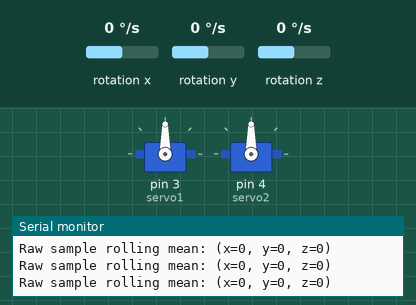
This sketch was run on a simulated Arduino Uno, built with avr-gcc and run on an emulated ATmega328P. On the bench: 2 × servo, the last lines printed to the serial monitor. Wiring (inferred from the names in the program): MPU-6050 motion sensor at I2C address 0x68. The test bench sets the inputs (shaded band); at power-on: rotation x 0 °/s, rotation z 0 °/s, rotation y 0 °/s.

Above: at 1.5 s.
1.6 s: rotation x set to -7 °/s
3.2 s: rotation x set to -9 °/s
At 3.97 s:
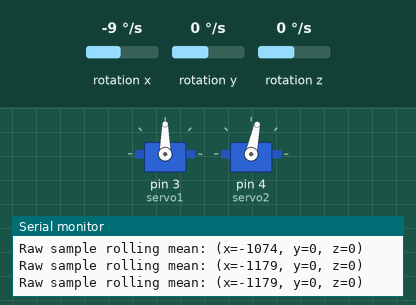
At 4.75 s:
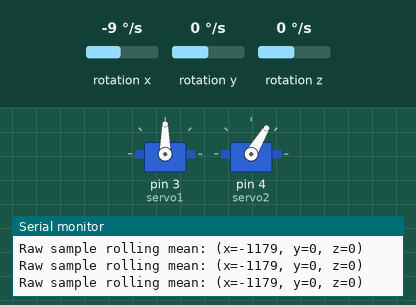
6.2 s: rotation z set to -7 °/s
9.2 s: rotation z set to -9 °/s
At 9.53 s:
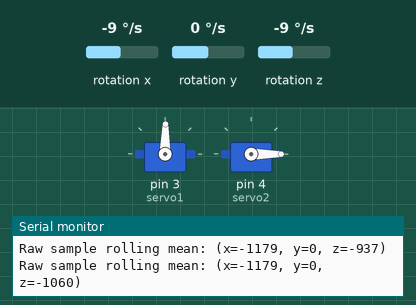
12.2 s: rotation z set to 192 °/s
15.2 s: rotation x set to 30 °/s
At 18.15 s:
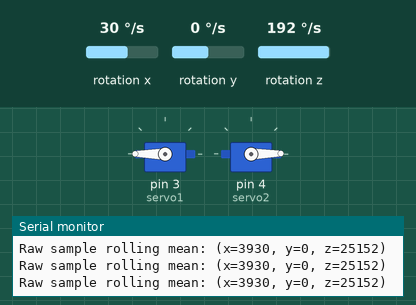
18.2 s: rotation x set to 36 °/s
Timing chart, 0 to 21.6 s (numbered marks = the images above; inputs shaded):
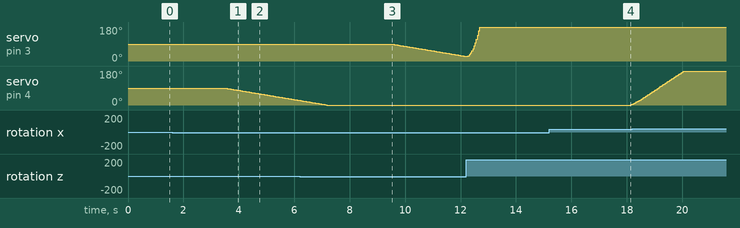

Measured:
- the behaviour switches between -8 and -9 °/s on rotation x (found by bisection; images 0 and 1)
- the behaviour switches between -8 and -9 °/s on rotation z (found by bisection; images 2 and 3)
- after the input at 3.2 s, servo on pin 4 (servo2): moves from 90° to 24° over 2.7 s, starting after 0.31 s
- after the input at 9.2 s, servo on pin 3 (servo1): moves from 90° to 25° over 2.6 s, starting after 0.32 s
- after the input at 15.2 s, servo on pin 4 (servo2): 0° → 4° after 2.9 s

The sketch:

DoubleAxisTurret.ino
```cpp
/*  Double Axis Laser Turret for Upper div Robotics Trial Project
    Only use Servo and Wire libraries

    Main sources:
    https://docs.arduino.cc/learn/electronics/servo-motors/
    https://docs.arduino.cc/language-reference/en/functions/communication/wire/
    https://controllerstech.com/mpu6050-arduino-tutorial/
    MPU6000/6050 Register Map and Descriptions, Revision 4.0
*/

#include <Servo.h>
#include <Wire.h>
#include "GyroAxis.h"

#define TICK_RATE 2
#define SAMPLE_RATE 6
int printcounter = 0;

// Servo variables
Servo servo1;   // pan servo
Servo servo2;   // tilt servo
int pos_s1 = 90;
int pos_s2 = 90;
int hidden_pos_s1 = 90; // continue tracking when out of bounds
int hidden_pos_s2 = 90;

// IMU variables
int MPU_addr = 0x68;
GyroAxis gyr_x;
GyroAxis gyr_y;
GyroAxis gyr_z;

// Other variables (temp stuff)
int temp_pos_counter = 0;
int increment = 1;

//-------------------------- Setup --------------------------
void setup() {
  Serial.begin(9600);
  Wire.begin(MPU_addr);

  // Attach servos to pins
  servo1.attach(3);   // pin D3
  servo2.attach(4);   // pin D4

  // set servo initial positions to 90
  servo1.write(pos_s1);
  servo2.write(pos_s2);

  // Wake up MPU
  Wire.beginTransmission(MPU_addr);
  Wire.write(0x6B);   //PWR_MGMT_1
  Wire.write(0x00);   //wake up from sleep
  Wire.endTransmission(true);

  // Set gyro to output
  Wire.beginTransmission(MPU_addr);
  Wire.write(0x1B);   //GYR_CONFIG
  Wire.write(0x00);   //+=250 degrees per second
  Wire.endTransmission(true);

  // get first 128 samples for initial sum and mean
  // also waits for servos to reach initial position
  calibrate();

}

//-------------------------- Loop ---------------------------
void loop() {
  printcounter++;

  // Gyroscope reading
  Wire.beginTransmission(MPU_addr);
  Wire.write(0x43);   // reg [43:48]
  Wire.endTransmission(false);
  Wire.requestFrom(MPU_addr, 6, true);

  read_high_low(gyr_x.raw);
  read_high_low(gyr_y.raw);
  read_high_low(gyr_z.raw);

  if (printcounter % (TICK_RATE * 5 * SAMPLE_RATE) == 0) print_gyr_raw();
  // skipped std_dev

  gyr_x.update_samples();
  gyr_y.update_samples();
  gyr_z.update_samples();

  // Update servo position
  if (printcounter % (TICK_RATE * SAMPLE_RATE) == 0) {
    get_s1_pos();  // probably incorrect method of calculating angles
    get_s2_pos();
  }

  //if (printcounter % (TICK_RATE * SAMPLE_RATE) == 0) print_gyr();

  servo1.write(pos_s1);
  servo2.write(pos_s2);

  delay(TICK_RATE);

}
//------------------------- Methods --------------------------
/*  calibrate
    Spends ~0.5 seconds filling the 3 axis with initial data
    used to make offset to ignore background noise, mean, and sum
*/
void calibrate() {
  for (int i = 0; i < SAMPLE_SIZE; i++) {
    // Normal register read
    Wire.beginTransmission(MPU_addr);
    Wire.write(0x43);
    Wire.endTransmission(false);
    Wire.requestFrom(MPU_addr, 6, true);

    read_high_low(gyr_x.raw);
    read_high_low(gyr_y.raw);
    read_high_low(gyr_z.raw);

    // Populate sample tables, create sum
    gyr_x.samples[i] = gyr_x.raw;
    gyr_y.samples[i] = gyr_y.raw;
    gyr_z.samples[i] = gyr_z.raw;
    gyr_x.sum += gyr_x.raw;
    gyr_y.sum += gyr_y.raw;
    gyr_z.sum += gyr_z.raw;

    delay(TICK_RATE);
  }
  gyr_x.mean = gyr_x.offset = gyr_x.sum / SAMPLE_SIZE;
  gyr_y.mean = gyr_y.offset = gyr_y.sum / SAMPLE_SIZE;
  gyr_z.mean = gyr_z.offset = gyr_z.sum / SAMPLE_SIZE;
}

/*  read_high_low
    Takes reference to gyro raw axis variable,
    performs 2 Wire reads to fill it

    Inputs: Reference to int16_t
    Returns: None
*/
void read_high_low(int16_t &var) {
  uint16_t highbits = 0;
  uint16_t lowbits = 0;

  highbits = (uint16_t)Wire.read() << 8;
  lowbits = (uint16_t)Wire.read();
  var = highbits + lowbits;
}

/*  get_s1_pos()
    Calculate servo position from gyro data and old position
    gyro gives angular velocity in degrees per second
    use xf = xi + vt

    Inputs: None
    Output: New servo position bound to [0, 180]
    Precondition: Servos resting state is at 90 degrees
*/
void get_s1_pos() {
  float temp = gyr_z.scaled_mean * ((float)TICK_RATE * SAMPLE_RATE) / 100;
  hidden_pos_s1 = hidden_pos_s1 + (int)temp;
  if (hidden_pos_s1 < 0) pos_s1 = 0;
  else if (hidden_pos_s1 > 180) pos_s1 = 180;
  else pos_s1 = hidden_pos_s1;
}

/*  get_s2_pos()
    Same as servo 1 but uses x axis of rotation
*/
void get_s2_pos() {
  float temp = gyr_x.scaled_mean * ((float)TICK_RATE * SAMPLE_RATE) / 100;
  hidden_pos_s2 = hidden_pos_s2 + (int)temp;
  if (hidden_pos_s2 < 0) pos_s2 = 0;
  else if (hidden_pos_s2 > 180) pos_s2 = 180;
  else pos_s2 = hidden_pos_s2;
}

/*  print_gyr_raw
    print (raw - offset) for 3 axis as required by spec doc
*/
void print_gyr_raw() {
  Serial.print("Raw sample rolling mean: (x=");
  Serial.print(gyr_x.mean - gyr_x.offset);
  Serial.print(", y=");
  Serial.print(gyr_y.mean - gyr_y.offset);
  Serial.print(", z=");
  Serial.print(gyr_z.mean - gyr_z.offset);
  Serial.println(")");
}

/*  print_gyr
    print whatever gyr axis obj says is its info
*/
void print_gyr() {
  Serial.print("(x=");
  gyr_x.print_info();
  Serial.print(", y=");
  gyr_y.print_info();
  Serial.print(", z=");
  gyr_z.print_info();
  Serial.println(")");
}

void print_servo_pos() {
  Serial.print("pos_s1: ");
  Serial.print(pos_s1);
  Serial.print(", pos_s2: ");
  Serial.println(pos_s2);
}
```

GyroAxis.cpp
```cpp
#include "Arduino.h"
#include "GyroAxis.h"

GyroAxis::GyroAxis() {}

void GyroAxis::update_samples() {
  sum -= samples[index];      // remove oldest from sum
  samples[index] = raw;       // update arr with newest
  sum += samples[index];      // add newest to sum
  index++;                    // increment index_z
  if (index == SAMPLE_SIZE)
    index = 0;
  mean = sum / SAMPLE_SIZE;   // recalc mean
  scaled_sum = (float)sum * SCALE_FACTOR;
  scaled_mean = scaled_sum / (float)SAMPLE_SIZE;
  scaled_mean -= (float)offset * SCALE_FACTOR;
}

void GyroAxis::print_info() {
  Serial.print(scaled_mean, 4);
}
```

GyroAxis.h
```cpp
#ifndef GYROAXIS_h
#define GYROAXIS_h

#define SAMPLE_SIZE (128)
#define SCALE_FACTOR (250.0/32768.0)

#include "Arduino.h"  // for using Serial class

class GyroAxis {
  private:
    int index;        // of current sample in rotating array
  public:
    int16_t raw;
    int16_t offset;   // mean of very first sample
    int16_t samples[SAMPLE_SIZE];
    int32_t sum;
    int16_t mean;

    // recalculated from integer sum, mean every tick to avoid fp error
    // scaled from MPU output range into degrees per second.
    float scaled_sum;
    float scaled_mean;  // what is actually used for servo position

    GyroAxis();
    void update_samples();
    void print_info();

};

#endif //GYROAXIS_h
```
